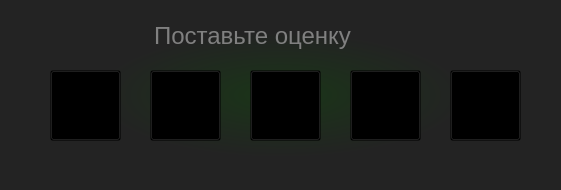
<?xml version="1.0" encoding="UTF-8"?>
<ui version="4.0">
 <class>RateWindow</class>
 <widget class="QMainWindow" name="RateWindow">
  <property name="geometry">
   <rect>
    <x>0</x>
    <y>0</y>
    <width>561</width>
    <height>190</height>
   </rect>
  </property>
  <property name="windowTitle">
   <string>MainWindow</string>
  </property>
  <property name="styleSheet">
   <string notr="true">background-color: qradialgradient(spread:pad, cx:0.5, cy:0.5, radius:0.5, fx:0.5, fy:0.5, stop:0 rgba(26, 53, 24, 255), stop:0.663158 rgba(35, 35, 35, 255));</string>
  </property>
  <widget class="QWidget" name="centralwidget">
   <widget class="QPushButton" name="star1">
    <property name="geometry">
     <rect>
      <x>50</x>
      <y>70</y>
      <width>71</width>
      <height>71</height>
     </rect>
    </property>
    <property name="cursor">
     <cursorShape>PointingHandCursor</cursorShape>
    </property>
    <property name="styleSheet">
     <string notr="true">background-color: rgba(0, 0, 0, 0);</string>
    </property>
    <property name="text">
     <string/>
    </property>
    <property name="icon">
     <iconset>
      <normaloff>icons/rate_star.png</normaloff>icons/rate_star.png</iconset>
    </property>
    <property name="iconSize">
     <size>
      <width>64</width>
      <height>64</height>
     </size>
    </property>
   </widget>
   <widget class="QPushButton" name="star2">
    <property name="geometry">
     <rect>
      <x>150</x>
      <y>70</y>
      <width>71</width>
      <height>71</height>
     </rect>
    </property>
    <property name="cursor">
     <cursorShape>PointingHandCursor</cursorShape>
    </property>
    <property name="styleSheet">
     <string notr="true">background-color: rgba(0, 0, 0, 0);</string>
    </property>
    <property name="text">
     <string/>
    </property>
    <property name="icon">
     <iconset>
      <normaloff>icons/rate_star.png</normaloff>icons/rate_star.png</iconset>
    </property>
    <property name="iconSize">
     <size>
      <width>64</width>
      <height>64</height>
     </size>
    </property>
   </widget>
   <widget class="QPushButton" name="star4">
    <property name="geometry">
     <rect>
      <x>350</x>
      <y>70</y>
      <width>71</width>
      <height>71</height>
     </rect>
    </property>
    <property name="cursor">
     <cursorShape>PointingHandCursor</cursorShape>
    </property>
    <property name="styleSheet">
     <string notr="true">background-color: rgba(0, 0, 0, 0);</string>
    </property>
    <property name="text">
     <string/>
    </property>
    <property name="icon">
     <iconset>
      <normaloff>icons/rate_star.png</normaloff>icons/rate_star.png</iconset>
    </property>
    <property name="iconSize">
     <size>
      <width>64</width>
      <height>64</height>
     </size>
    </property>
   </widget>
   <widget class="QPushButton" name="star3">
    <property name="geometry">
     <rect>
      <x>250</x>
      <y>70</y>
      <width>71</width>
      <height>71</height>
     </rect>
    </property>
    <property name="cursor">
     <cursorShape>PointingHandCursor</cursorShape>
    </property>
    <property name="styleSheet">
     <string notr="true">background-color: rgba(0, 0, 0, 0);</string>
    </property>
    <property name="text">
     <string/>
    </property>
    <property name="icon">
     <iconset>
      <normaloff>icons/rate_star.png</normaloff>icons/rate_star.png</iconset>
    </property>
    <property name="iconSize">
     <size>
      <width>64</width>
      <height>64</height>
     </size>
    </property>
   </widget>
   <widget class="QPushButton" name="star5">
    <property name="geometry">
     <rect>
      <x>450</x>
      <y>70</y>
      <width>71</width>
      <height>71</height>
     </rect>
    </property>
    <property name="cursor">
     <cursorShape>PointingHandCursor</cursorShape>
    </property>
    <property name="styleSheet">
     <string notr="true">background-color: rgba(0, 0, 0, 0);</string>
    </property>
    <property name="text">
     <string/>
    </property>
    <property name="icon">
     <iconset>
      <normaloff>icons/rate_star.png</normaloff>icons/rate_star.png</iconset>
    </property>
    <property name="iconSize">
     <size>
      <width>64</width>
      <height>64</height>
     </size>
    </property>
   </widget>
   <widget class="QLabel" name="msg_label">
    <property name="geometry">
     <rect>
      <x>154</x>
      <y>10</y>
      <width>251</width>
      <height>51</height>
     </rect>
    </property>
    <property name="font">
     <font>
      <family>Arimo</family>
      <pointsize>18</pointsize>
     </font>
    </property>
    <property name="styleSheet">
     <string notr="true">background-color: none;
color: gray</string>
    </property>
    <property name="text">
     <string>Поставьте оценку</string>
    </property>
   </widget>
  </widget>
 </widget>
 <resources/>
 <connections/>
</ui>
